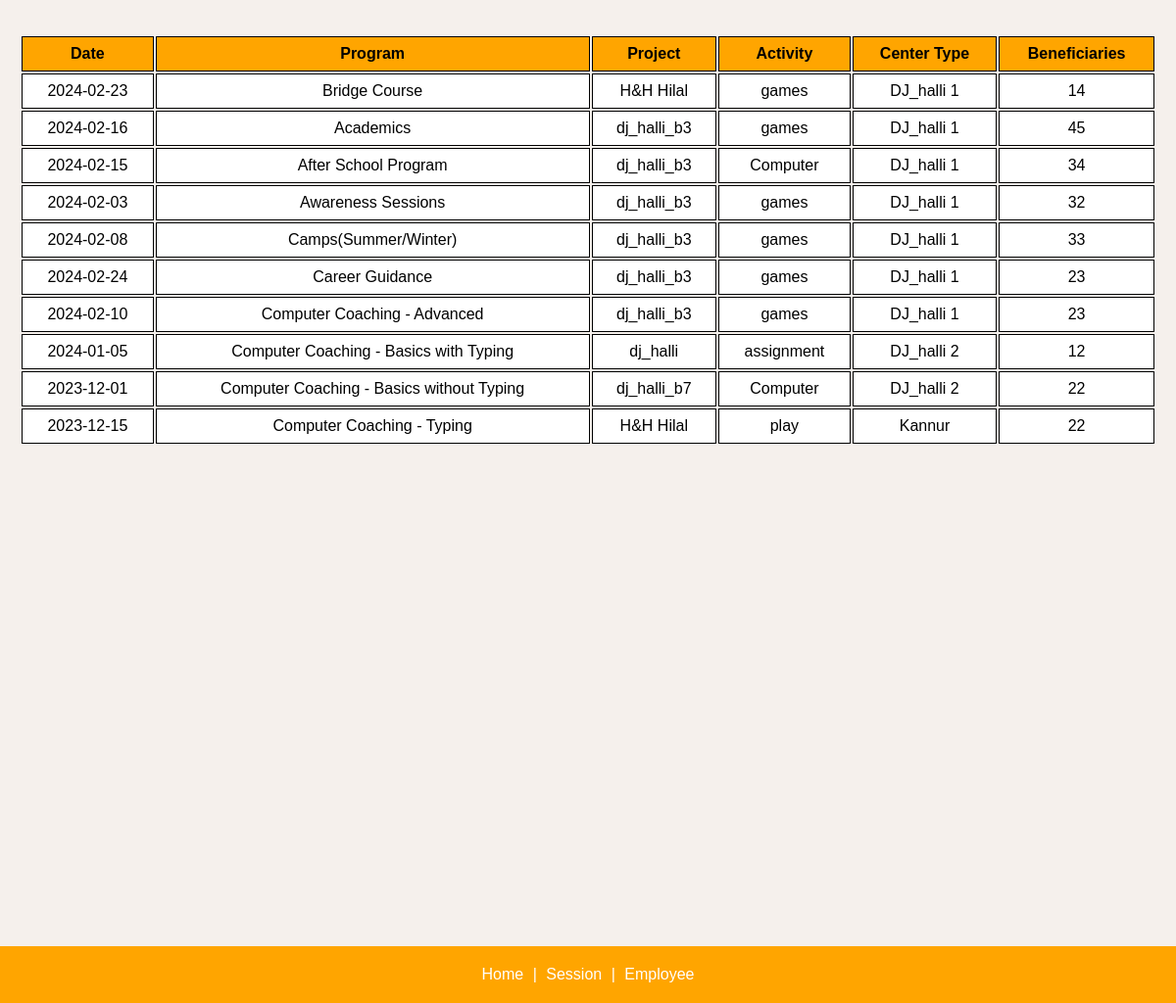
Page /home/ (signed in, lower part) on the earlier database version.
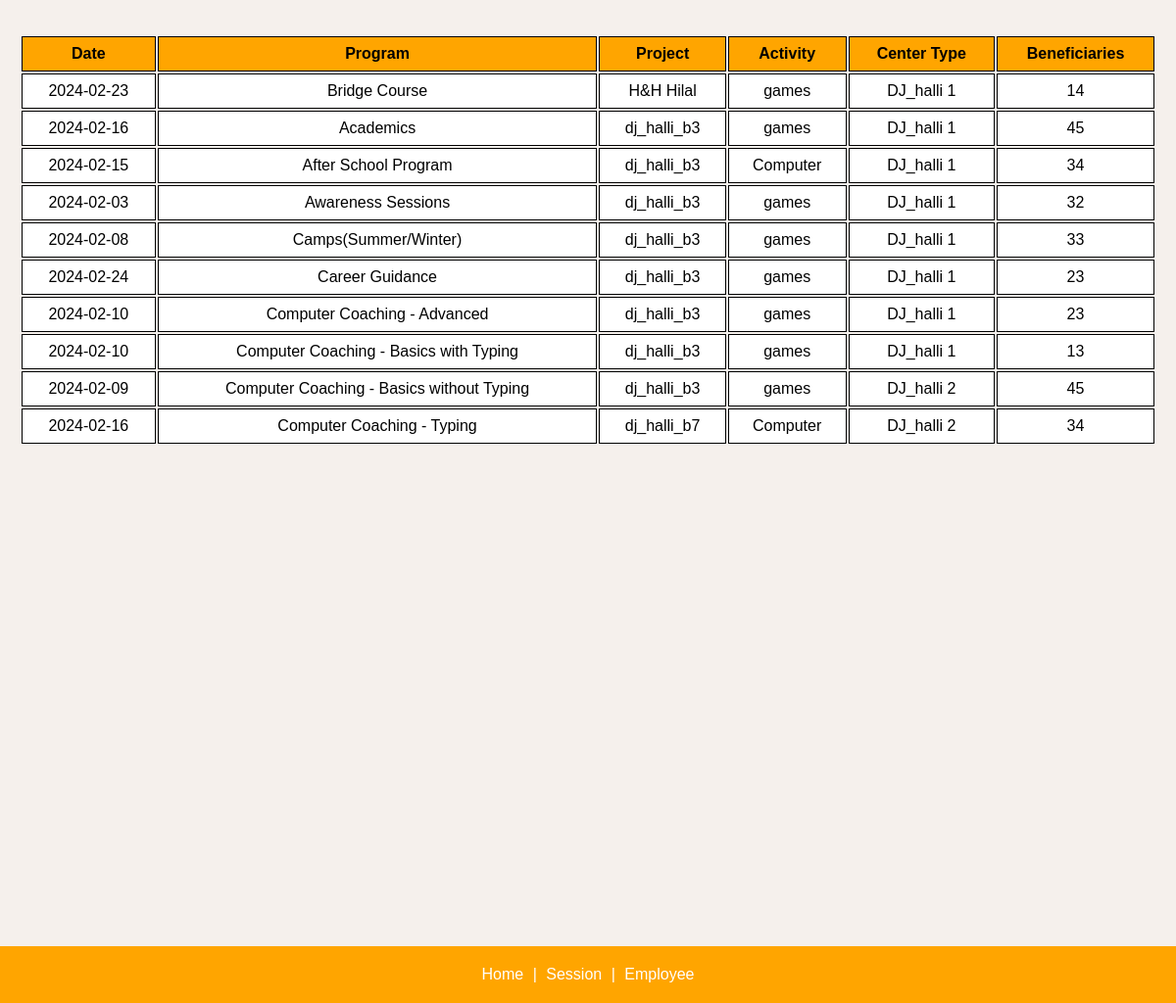
Same page on the later database version.
### Emp_app/models.py (models this page shows)
class Program(models.Model):
    pgm_id = models.AutoField(db_column='PGM_ID', primary_key=True)  # Field name made lowercase.
    emp = models.ForeignKey(EmpDetails, models.DO_NOTHING, db_column='EMP_ID')  # Field name made lowercase.
    xref = models.ForeignKey('Xref', models.DO_NOTHING, db_column='XREF_ID')  # Field name made lowercase.
    date = models.CharField(max_length=255,db_column='Date', blank=True, null=True)  # Field name made lowercase.
    activity = models.TextField(db_column='Activity', blank=True, null=True)  # Field name made lowercase.
    center_type = models.IntegerField(db_column='Center_type', blank=True, null=True)
    session_number = models.IntegerField(db_column='Session_number', blank=True, null=True)  # Field name made lowercase.
    trainer_type = models.IntegerField(db_column='Trainer_Type', blank=True, null=True)  # Field name made lowercase.
    sponsor = models.IntegerField(db_column='Sponsor', blank=True, null=True)  # Field name made lowercase.
    beneficiaries = models.IntegerField(db_column='Beneficiaries', blank=True, null=True)  # Field name made lowercase.
    category = models.IntegerField(db_column='Category', blank=True, null=True)  # Field name made lowercase.
    duration = models.IntegerField(db_column='Duration', blank=True, null=True)  # Field name made lowercase.
    status = models.IntegerField(db_column='Status', blank=True, null=True)  # Field name made lowercase.
    comments = models.TextField(db_column='Comments', blank=True, null=True)  # Field name made lowercase.
    class Meta:
        managed = False
        db_table = 'Program'

class Xref(models.Model):
    xref_id = models.AutoField(db_column='XREF_ID', primary_key=True)  # Field name made lowercase.
    date = models.DateField(db_column='Date', blank=True, null=True)  # Field name made lowercase.
    program_name = models.IntegerField(blank=True, null=True)
    project_name = models.CharField(max_length=255,db_column='Project_name', blank=True, null=True)  # Field name made lowercase.
    class Meta:
        managed = False
        db_table = 'Xref'

### Emp_app/views.py (the view)
# urls.py: path("home/", views.home, name="home"),
@login_required
def home(request):
    programs = Program.objects.exclude(date__isnull=True).order_by('pgm_id')[:10]
    for program in programs:
        print(program.date)
    return render(request, "Emp_app/home.html", {'programs': programs})

### Emp_app/templatetags/lower_filter.py (called while the page is built)
@register.filter()
def centertype_to_string(value):
    centertype_names = {
        1: "DJ_halli 1",
        2: "DJ_halli 2",
        3: "Bagalur",
        4: "Mylanahalli",
        5: "Kannur",
        6: "Koramangala"
    }
    return centertype_names.get(value, f"{value}")

### Emp_app/templates/Emp_app/home.html (shortened to what this page needs)
{% extends "Emp_app/base.html" %}
{% load lower_filter %}
{% block content %}
{% load lower_filter %}
<div class="table-container">
    <table >
        <tr bgcolor="orange">
            <th>Date</th>
            <th>Program</th>
            <th>Project</th>
            <th>Activity</th>
            <th>Center Type</th>
            <th>Beneficiaries</th>
        </tr>
        {% for program in programs %}
        <tr bgcolor="white">
            <td style="white-space: nowrap;">{{ program.date }}</td>
            <td>{{ program.pgm_id|program_to_string }}</td>
            <td>{{ program.xref.project_name }}</td>
            <td>{{ program.activity }}</td>
            <td>{{ program.center_type|centertype_to_string }}</td>
            <td>{{ program.beneficiaries }}</td>
        </tr>
        {% endfor %}
    </table>
</div>
{% endblock %}

Differences in the rows shown:
changed Program "Computer Coaching - Basics with Typing": date "2024-01-05" → "2024-02-10"; xref.project_name "dj_halli" → "dj_halli_b3"; activity "assignment" → "games"; center_type "DJ_halli 2" → "DJ_halli 1"; beneficiaries "12" → "13"
changed Program "Computer Coaching - Basics without Typing": date "2023-12-01" → "2024-02-09"; xref.project_name "dj_halli_b7" → "dj_halli_b3"; activity "Computer" → "games"; beneficiaries "22" → "45"
changed Program "Computer Coaching - Typing": date "2023-12-15" → "2024-02-16"; xref.project_name "H&H Hilal" → "dj_halli_b7"; activity "play" → "Computer"; center_type "Kannur" → "DJ_halli 2"; beneficiaries "22" → "34"
